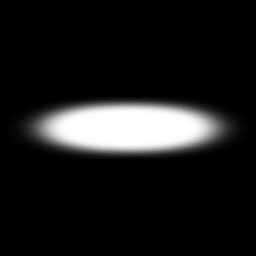
#> input picture Assets/Utage/Sample/ParticleExamples/IntensiveLine.tif, 256 x 256 px
$ python chroma_slice.py ../../../Assets/Utage/Sample/ParticleExamples/IntensiveLine.tif ../../../Assets/Utage/Sample/ParticleExamples/IntensiveLine.tif ../../../Assets/Utage/Sample/ParticleExamples/IntensiveLine.tif 5 5
#> lines starting #> are read from the running program, lines starting #| are printed output that depends on the picture
# グリーンバック (#00FF00) で生成した絵をクロマキーで抜き、部品ごとに切り出す (PendingChanges 35/36)。
#   py chroma_slice.py single <raw.png> <out.png> <canvasPx>          … 1 個の絵を canvas×canvas の正方形に収める (中央, pivot center)
#   py chroma_slice.py sheet  <raw.png> <outPrefix> <scale> [minArea]  … 離れて並んだ部品を連結成分で切り出し <outPrefix>_01.png …
# 縁の緑かぶりは「g を max(r,b) までに抑える」デスピルと、半透明の縁の色を内側の色で置き換える処理で消す。
import sys
import numpy as np
from PIL import Image, ImageFilter


def key(path):
    a = np.asarray(Image.open(path).convert("RGB")).astype(np.float32) / 255.0
    r, g, b = a[..., 0], a[..., 1], a[..., 2]
    mx = np.maximum(r, b)
    gx = g - mx  # 緑の強さ
#> gx: shape (256, 256) float32; every value is 0
    alpha = 1.0 - np.clip((gx - 0.12) / 0.30, 0, 1)
#> alpha: shape (256, 256) float32; every value is 1
    # デスピル: 緑が r,b より強い所は g を抑える
    g2 = np.minimum(g, mx + 0.02)
    rgb = np.dstack([r, g2, b])
    # 縁 (半透明) の色は少し暗くして黒い輪郭になじませる
    edge = (alpha > 0) & (alpha < 1)
#> edge: shape (256, 256) bool; every value is 0
    rgb[edge] *= 0.6 + 0.4 * alpha[edge][:, None]
    out = np.dstack([rgb, alpha])
    img = Image.fromarray((np.clip(out, 0, 1) * 255).astype(np.uint8), "RGBA")
    # 1px 収縮で緑の縁を完全に落とす
    a8 = img.getchannel("A").filter(ImageFilter.MinFilter(3))
#> a8: PIL image 256x256 L; every value is 255
    img.putalpha(Image.fromarray(np.minimum(np.asarray(img.getchannel("A")), np.asarray(a8))))
    return img


def bbox_of(img, thr=24):
    return img.getchannel("A").point(lambda v: 255 if v > thr else 0).getbbox()


def single(src, dst, canvas):
    img = key(src)
    img = img.crop(bbox_of(img))
    pad = int(canvas * 0.03)
    s = (canvas - 2 * pad) / max(img.width, img.height)
    img = img.resize((max(1, round(img.width * s)), max(1, round(img.height * s))), Image.LANCZOS)
    out = Image.new("RGBA", (canvas, canvas), (0, 0, 0, 0))
    out.alpha_composite(img, ((canvas - img.width) // 2, (canvas - img.height) // 2))
    out.save(dst)
    print(dst, out.size)


def label(mask):
    """4 近傍の連結成分 (scipy 無しで動くよう素朴な BFS)。戻り値 (ラベル配列, スライスのリスト)"""
    from collections import deque
    h, w = mask.shape
#> h = 256; w = 256
    lab = np.zeros((h, w), np.int32)
    objs = []
    n = 0
    for sy, sx in zip(*np.nonzero(mask)):
        if lab[sy, sx]:
            continue
        n += 1
        lab[sy, sx] = n
        q = deque([(sy, sx)])
        y0, y1, x0, x1 = sy, sy, sx, sx
        while q:
            y, x = q.popleft()
            y0, y1, x0, x1 = min(y0, y), max(y1, y), min(x0, x), max(x1, x)
            for ny, nx in ((y - 1, x), (y + 1, x), (y, x - 1), (y, x + 1)):
                if 0 <= ny < h and 0 <= nx < w and mask[ny, nx] and not lab[ny, nx]:
                    lab[ny, nx] = n
                    q.append((ny, nx))
        objs.append((slice(y0, y1 + 1), slice(x0, x1 + 1)))
#> this loop made 65536 passes
#> n on pass 1: 1
#> lab: shape (256, 256) int32; every value is 1
#> after the loop, n = 1; objs = 1 item
    return lab, objs


def sheet(src, prefix, scale, min_area=400):
    img = key(src)
    a = img.getchannel("A").point(lambda v: 255 if v > 24 else 0).filter(ImageFilter.MaxFilter(9))
    lab, objs = label(np.asarray(a) > 0)
#> objs = 1 item
    parts = []
    for i, sl in enumerate(objs):
        if (lab[sl] == i + 1).sum() < min_area:
            continue
        parts.append((sl[0].start, sl[1].start, sl, i + 1))
#> this loop made 1 pass
#> after the loop, parts = 1 item
    # 上の行から左→右
    parts.sort(key=lambda p: (round(p[0] / 200), p[1]))
    for k, (_, _, sl, li) in enumerate(parts):
        y0, y1, x0, x1 = sl[0].start, sl[0].stop, sl[1].start, sl[1].stop
        piece = img.crop((x0, y0, x1, y1))
        m = Image.fromarray(((lab[sl] == li) * 255).astype(np.uint8))
        piece.putalpha(Image.fromarray(np.minimum(np.asarray(piece.getchannel("A")), np.asarray(m))))
        piece = piece.crop(bbox_of(piece, 8))
        pad = 4
        canvas = Image.new("RGBA", (piece.width + pad * 2, piece.height + pad * 2), (0, 0, 0, 0))
        canvas.alpha_composite(piece, (pad, pad))
        canvas = canvas.resize((max(1, round(canvas.width * scale)), max(1, round(canvas.height * scale))), Image.LANCZOS)
        dst = f"{prefix}_{k + 1:02d}.png"
        canvas.save(dst)
        print(dst, canvas.size)
#> this loop made 1 pass
#> (li, y0, y1, x0, x1, pad) on pass 1: (1, 0, 256, 0, 256, 4)
#| ../../../Assets/Utage/Sample/ParticleExamples/IntensiveLine.tif_01.png (1320, 1320)
#> pass 1, in sheet, `canvas = canvas.resize((max(1, round(canvas.width * scale)), max(1, ro..`:
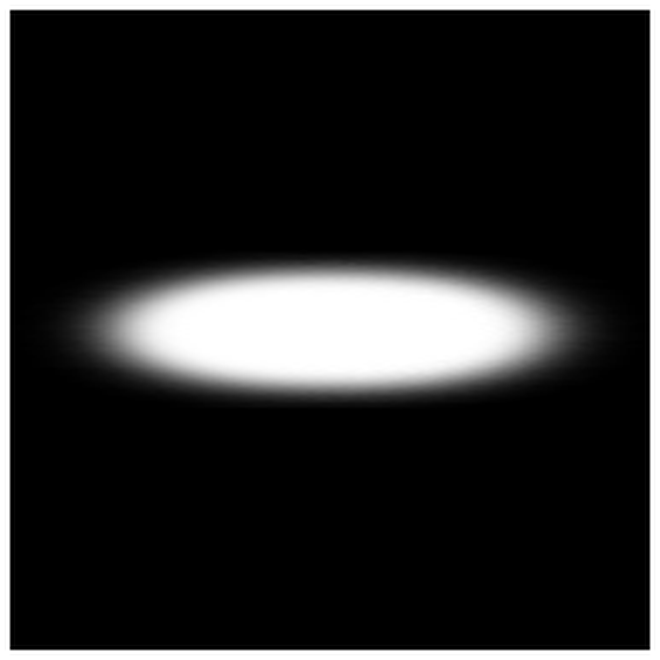
#> canvas: PIL image 1320x1320 RGBA (shown at 1/2 size); mean R, G, B, A 25.3, 25.3, 25.3, 239.8; transparent parts drawn white


if __name__ == "__main__":
    mode = sys.argv[1]
    if mode == "single":
        single(sys.argv[2], sys.argv[3], int(sys.argv[4]))
    else:
        sheet(sys.argv[2], sys.argv[3], float(sys.argv[4]), int(sys.argv[5]) if len(sys.argv) > 5 else 400)
